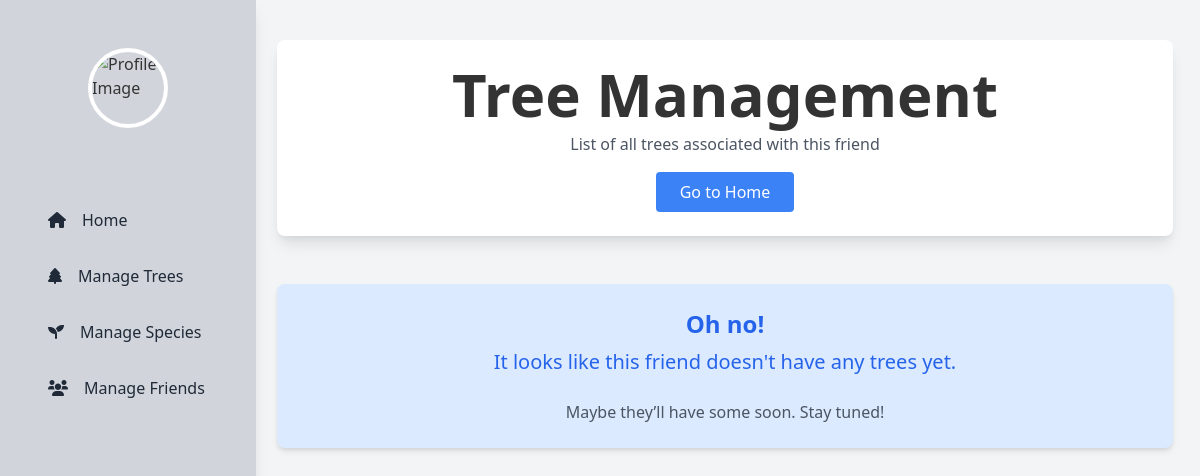
/administrator/friend_trees.php?id=3, run on an earlier commit of the app's database.
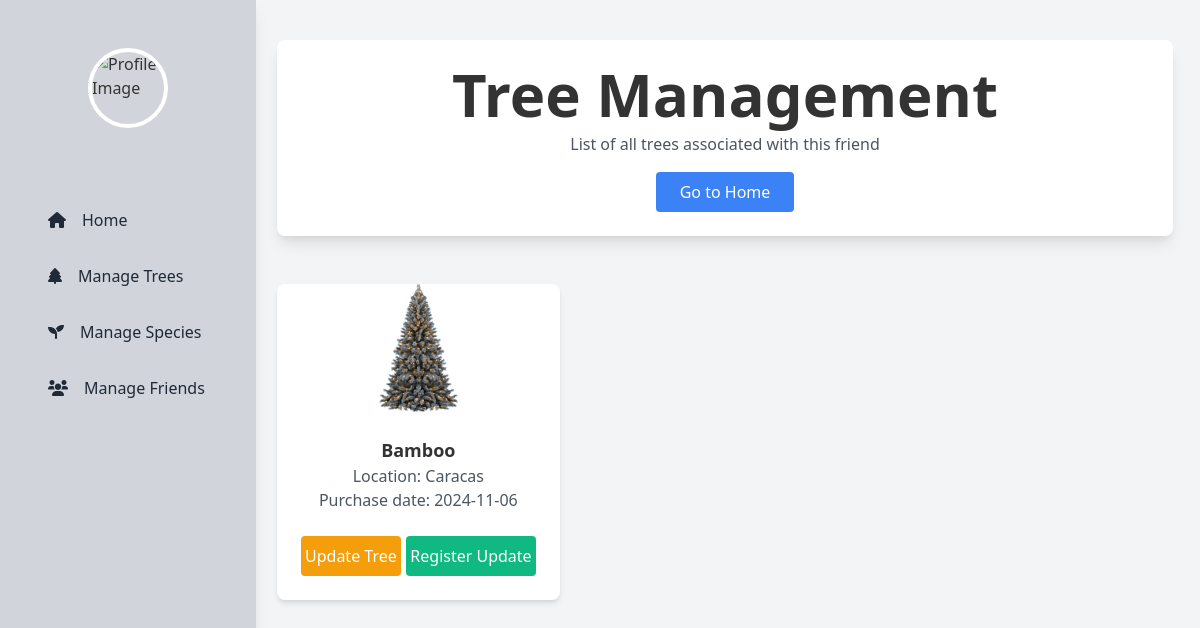
And on a later commit of the database.
### tables this page shows
CREATE TABLE `purchase` (
  `Id_Purchase` int(11) NOT NULL,
  `Tree_Id` int(11) NOT NULL,
  `User_Id` int(11) NOT NULL,
  `Shipping_Location` varchar(255) DEFAULT NULL,
  `Payment_Method` varchar(50) DEFAULT NULL,
  `Purchase_Date` timestamp NOT NULL DEFAULT current_timestamp(),
  `StatusP` int(11) DEFAULT 1
);

CREATE TABLE `trees` (
  `Id_Tree` int(11) NOT NULL,
  `Specie_Id` int(11) DEFAULT NULL,
  `Location` varchar(255) NOT NULL,
  `Size` int(11) NOT NULL,
  `StatusT` int(1) NOT NULL DEFAULT 1,
  `Price` decimal(10,2) NOT NULL,
  `Photo_Path` varchar(255) DEFAULT NULL
);

CREATE TABLE `species` (
  `Id_Specie` int(11) NOT NULL,
  `Commercial_Name` varchar(100) DEFAULT NULL,
  `Scientific_Name` varchar(100) DEFAULT NULL,
  `StatusS` int(2) DEFAULT 1
);

### utils/administrator/admin_functions.php (called while the page is built, shortened)
<?php
function getConnection(): bool|mysqli {
    $servername = "localhost";
    $username   = "root";
    $password   = "";
    $dbname     = "mytrees";
    try {
        $conn = new mysqli($servername, $username, $password, $dbname, 3306);
        return $conn;
    } catch (Exception $e) {
        echo "Error de conexión: " . $e->getMessage();
        return false;
    }
}
function getFriendsTrees($friendId): array {
    $conn = getConnection();
    $trees = [];
    $statusAvailable = 1;
    $query = "
        SELECT
            p.Id_Purchase,
            p.Payment_Method,
            p.Shipping_Location,
            p.Purchase_Date,
            t.Id_Tree,
            t.Specie_Id,
            s.Commercial_Name,
            s.Scientific_Name,
            t.Location,
            p.StatusP,
            t.Price,
            t.Photo_Path
        FROM purchase p
        INNER JOIN trees t ON t.Id_Tree = p.Tree_Id
        INNER JOIN species s ON t.Specie_Id = s.Id_Specie
        WHERE p.User_Id = ? AND p.StatusP = ?
    ";
    if ($stmt = mysqli_prepare($conn, $query)) {
        mysqli_stmt_bind_param($stmt, "ii", $friendId, $statusAvailable);
        if (mysqli_stmt_execute($stmt)) {
            $result = mysqli_stmt_get_result($stmt);
            while ($row = mysqli_fetch_assoc($result)) {
                $trees[] = [
                    'Id_Purchase'      => $row['Id_Purchase'],
                    'Payment_Method'   => $row['Payment_Method'],
                    'Shipping_Location'=> $row['Shipping_Location'],
                    'Purchase_Date'    => $row['Purchase_Date'],
                    'Id_Tree'          => $row['Id_Tree'],
                    'Specie_Id'        => $row['Specie_Id'],
                    'Commercial_Name'  => $row['Commercial_Name'],
                    'Scientific_Name'  => $row['Scientific_Name'],
                    'Location'         => $row['Location'],
                    'StatusP'          => $row['StatusP'],
                    'Price'            => $row['Price'],
                    'Photo_Path'       => $row['Photo_Path'],
                ];
            }
        }
    }
    return $trees;
}

### administrator/friend_trees.php (the view, shortened to what this page needs)
<?php
require_once '../inc/header_admin.php';
require_once('../utils/administrator/admin_functions.php');
$uploads_folder_t = "../uploads_tree/";
$trees = null;
if (isset($_GET['id'])) {
    $userID     = (int)$_GET['id'];
    $trees      = getFriendsTrees($userID);
    if (!is_array($trees) || empty($trees)) {
        $trees = [];
    }
}
?>
<link href="https://cdn.jsdelivr.net/npm/tailwindcss@2.2.19/dist/tailwind.min.css" rel="stylesheet">
<div class="container mx-auto mt-10 text-center px-4">
    <div class="bg-white shadow-lg rounded-lg p-4 max-w-4xl mx-auto mb-5">
        <div class="text-center">
            <h1 class="text-6xl font-bold">Tree Management</h1>
            <p class="text-gray-600 mt-2">List of all trees associated with this friend</p>
            <a href="../administrator/admin.php" class="bg-blue-500 text-white px-4 py-2 rounded hover:bg-blue-600 mt-3 inline-block">Go to Home</a>
        </div>
    </div>
    <?php if (empty($trees)): ?>
        <div class="bg-blue-100 text-blue-600 text-center py-4 rounded-lg shadow-md max-w-4xl mx-auto">
            <h2 class="text-2xl font-semibold">Oh no!</h2>
            <p class="mt-2 text-xl">It looks like this friend doesn't have any trees yet.</p>
            <p class="mt-4 text-gray-600">Maybe they’ll have some soon. Stay tuned!</p>
        </div>
    <?php else: ?>
        <div class="mt-6 max-w-4xl mx-auto grid grid-cols-1 sm:grid-cols-2 lg:grid-cols-3 gap-6">
            <?php foreach ($trees as $tree):
                $photoTree          = $uploads_folder_t . $tree['Photo_Path']. '?' . time();
                $treeDetailUrl      = "update_friend_tree.php?id=" . $tree['Id_Tree'];
                $treeRegisterUrl    = "register_tree_update.php?id=" . $tree['Id_Tree'];
            ?>
                <div class="bg-white shadow-md rounded-lg overflow-hidden">
                    <img src="<?php echo $photoTree; ?>" alt="Tree Picture" class="w-full h-32 object-contain mx-auto">
                    <div class="p-4">
                        <h3 class="text-lg font-semibold"><?php echo htmlspecialchars($tree['Commercial_Name']); ?></h3>
                        <p class="text-gray-600">Location: <?php echo htmlspecialchars($tree['Location']); ?></p>
                        <p class="text-gray-600">Purchase date: <?php echo htmlspecialchars(date('Y-m-d', strtotime($tree['Purchase_Date']))); ?></p>
                        <div class="mt-4 flex justify-between">
                            <a href="<?php echo $treeDetailUrl; ?>" class="bg-yellow-500 text-white px-1 py-2 rounded hover:bg-yellow-600">Update Tree</a>
                            <a href="<?php echo $treeRegisterUrl; ?>" class="bg-green-500 text-white px-1 py-2 rounded hover:bg-green-600">Register Update</a>
                        </div>
                    </div>
                </div>
            <?php endforeach; ?>
        </div>
    <?php endif; ?>
</div>

What changed in the data, as far as the page shows it:
added purchase: Tree_Id.Photo_Path (picture), species.Commercial_Name "Bamboo", Tree_Id.Location "Caracas", Purchase_Date "2024-11-06"
Also different on the page:
text no longer shown: "Oh no! It looks like this friend doesn't have any trees yet. Maybe they’ll have some soon. Stay tuned!"
